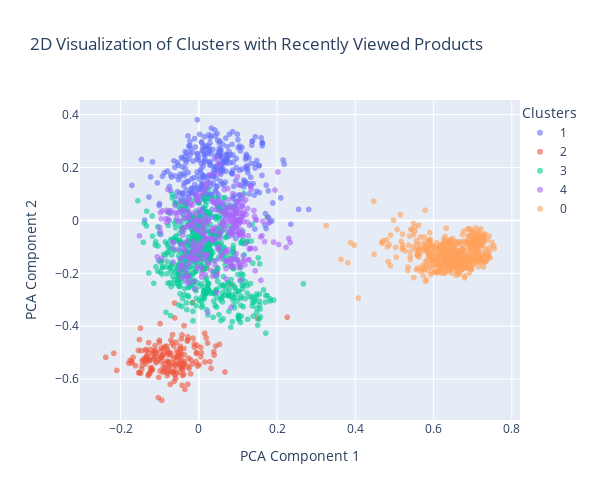

Notebook source saved alongside this figure:
### Code cell
def plot_clusters(pca_df, num_clusters=5):
    """
    Plots a 2D visualization of clusters using Plotly Express.

    Parameters:
    - pca_df (DataFrame): A Pandas DataFrame containing columns 'x', 'y', and 'cluster'.
      'x' and 'y' are the 2D PCA components, and 'cluster' indicates the cluster label.
    - num_clusters (int): The number of unique clusters to display.
    - recently_viewed_df (DataFrame, optional): DataFrame with 'x' and 'y' coordinates for recently viewed products.

    This function creates an interactive scatter plot where each point is colored according to its cluster.
    Recently viewed products are marked as black crosses if provided.

    Returns:
    - fig (Figure): The Plotly figure object for the plot.
    """

    # Create the base cluster plot
    fig = px.scatter(
        pca_df,
        x='x',
        y='y',
        opacity=0.6,
        size_max=4,
        color= pca_df.cluster.astype(str),
        title='2D Visualization of Clusters with Recently Viewed Products',
        labels={'x': 'PCA Component 1', 'y': 'PCA Component 2'},
        category_orders={'cluster': list(range(num_clusters))},
        # show the product id in the tooltip
        hover_data={'product_id': True}

    )

    # Update layout to add legend title and adjust plot settings
    fig.update_layout(legend_title_text='Clusters', legend=dict(x=1, y=1), width=600, height=500)

    return fig

fig = plot_clusters(pca_df)
fig.show()

### Figure 1 — Plotly figure (JSON) as saved in the notebook; plotly's stock layout.template omitted (floating-point values rounded to 4 significant figures; data arrays with more than 128 entries replaced by an {"elided": "..."} marker saying what was removed)
{"data": [{"customdata": {"elided": "364x1 str values"}, "hovertemplate": "color=1<br>PCA Component 1=%{x}<br>PCA Component 2=%{y}<br>product_id=%{customdata[0]}<extra></extra>", "legendgroup": "1", "marker": {"color": "#636efa", "opacity": 0.6, "symbol": "circle"}, "mode": "markers", "name": "1", "showlegend": true, "type": "scattergl", "x": {"elided": "364 float values"}, "xaxis": "x", "y": {"elided": "364 float values"}, "yaxis": "y"}, {"customdata": {"elided": "182x1 str values"}, "hovertemplate": "color=2<br>PCA Component 1=%{x}<br>PCA Component 2=%{y}<br>product_id=%{customdata[0]}<extra></extra>", "legendgroup": "2", "marker": {"color": "#EF553B", "opacity": 0.6, "symbol": "circle"}, "mode": "markers", "name": "2", "showlegend": true, "type": "scattergl", "x": {"elided": "182 float values"}, "xaxis": "x", "y": {"elided": "182 float values"}, "yaxis": "y"}, {"customdata": {"elided": "585x1 str values"}, "hovertemplate": "color=3<br>PCA Component 1=%{x}<br>PCA Component 2=%{y}<br>product_id=%{customdata[0]}<extra></extra>", "legendgroup": "3", "marker": {"color": "#00cc96", "opacity": 0.6, "symbol": "circle"}, "mode": "markers", "name": "3", "showlegend": true, "type": "scattergl", "x": {"elided": "585 float values"}, "xaxis": "x", "y": {"elided": "585 float values"}, "yaxis": "y"}, {"customdata": {"elided": "331x1 str values"}, "hovertemplate": "color=4<br>PCA Component 1=%{x}<br>PCA Component 2=%{y}<br>product_id=%{customdata[0]}<extra></extra>", "legendgroup": "4", "marker": {"color": "#ab63fa", "opacity": 0.6, "symbol": "circle"}, "mode": "markers", "name": "4", "showlegend": true, "type": "scattergl", "x": {"elided": "331 float values"}, "xaxis": "x", "y": {"elided": "331 float values"}, "yaxis": "y"}, {"customdata": {"elided": "538x1 str values"}, "hovertemplate": "color=0<br>PCA Component 1=%{x}<br>PCA Component 2=%{y}<br>product_id=%{customdata[0]}<extra></extra>", "legendgroup": "0", "marker": {"color": "#FFA15A", "opacity": 0.6, "symbol": "circle"}, "mode": "markers", "name": "0", "showlegend": true, "type": "scattergl", "x": {"elided": "538 float values"}, "xaxis": "x", "y": {"elided": "538 float values"}, "yaxis": "y"}], "layout": {"height": 500, "legend": {"title": {"text": "Clusters"}, "tracegroupgap": 0, "x": 1, "y": 1}, "title": {"text": "2D Visualization of Clusters with Recently Viewed Products"}, "width": 600, "xaxis": {"anchor": "y", "domain": [0, 1], "title": {"text": "PCA Component 1"}}, "yaxis": {"anchor": "x", "domain": [0, 1], "title": {"text": "PCA Component 2"}}}}
